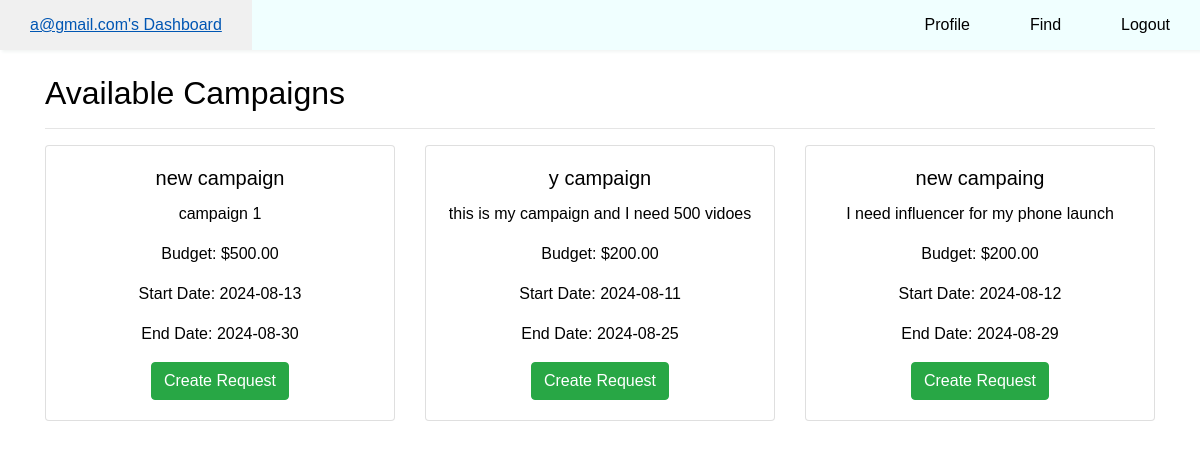
Screenshot of /findCampaigns (signed in) with the database file from the repository.
### model.py (models this page shows)
class User(db.Model):
    id = db.Column(db.Integer, primary_key = True)
    name = db.Column(db.String, unique = False, nullable = True, default=lambda: '')
    email = db.Column(db.String, unique = True, nullable = False)
    password = db.Column(db.String, nullable = False)
    isAdmin = db.Column(db.Boolean, default = False)
    isInfluencer = db.Column(db.Boolean, default = False)
    isSponsor = db.Column(db.Boolean, default = False)
    isBlacklist = db.Column(db.Boolean, default = False)
    influencer = db.relationship('Influencer', back_populates='user', cascade="all, delete-orphan", uselist=False)
    sponsor = db.relationship('Sponsor', back_populates='user', cascade="all, delete-orphan", uselist=False)

class Campaign(db.Model):
    campaign_id = db.Column(db.Integer, primary_key=True)
    sponsor_id = db.Column(db.Integer, db.ForeignKey('sponsor.sponsor_id'), nullable=False)
    title = db.Column(db.String, nullable=False)
    description = db.Column(db.Text, nullable=False)
    budget = db.Column(db.Numeric(10, 2), nullable=False)
    start_date = db.Column(db.Date, nullable=False)
    end_date = db.Column(db.Date, nullable=False)
    status = db.Column(db.String, nullable=False)
    niche = db.Column(db.String, nullable=False)
    isBlacklist = db.Column(db.Boolean, default=False)
    sponsor = db.relationship('Sponsor', back_populates='campaigns')
    requests = db.relationship('Request', back_populates='campaign', cascade="all, delete-orphan")

### app.py (the view, shortened to what this page needs)
@app.route('/findCampaigns',methods =['GET','POST'])
def findCampaigns():
    user = getUserInfo()
    if 'id' not in session:
        return redirect(url_for('login'))
    id = session['id']
    user = User.query.filter_by(id=id).first()
    if user is None or not user.isInfluencer:
        flash("You do not have permission to view campaigns.", "danger")
        return redirect(url_for('login'))
    activeCampaigns = Campaign.query.filter_by(status='Active').all()
    return render_template('findCampaigns.html', nav_type=user, activeCampaigns = activeCampaigns)

### helper.py (called while the page is built)
def getUserInfo():
    if 'id' in session:
        current_user = User.query.filter_by(id = session['id']).first()
        if current_user:
            usr_id = current_user.id
            email = current_user.email
            isAdmin = current_user.isAdmin
            isInfluencer = current_user.isInfluencer
            isSponsor = current_user.isSponsor
            isBlacklist = current_user.isBlacklist
            return {'usr_id':usr_id, 'email':email, 'isAdmin':isAdmin, 'isInfluencer':isInfluencer, 'isSponsor':isSponsor,'isBlacklist':isBlacklist}
        else:
            return None

### templates/findCampaigns.html (shortened to what this page needs)
{% extends './layouts/layout.html' %}
{% block body %}
    {% include './components/navbar.html' %}
    {% include './components/influencer/findCampaigns.html' %}
{% endblock %}

### templates/components/navbar.html (shortened to what this page needs)
<nav>
    <ul>
        {% if nav_type.isInfluencer == 1 %}
        <li><a href="{{ url_for('index') }}">{{ nav_type.email }}'s Dashboard</a></li>
        <li><a href="{{ url_for('profile') }}">Profile</a></li>
        <li><a href="{{ url_for('findCampaigns') }}">Find</a></li>
        <li><a href="{{ url_for('logout') }}">Logout</a></li>
        {% endif %}
    </ul>
</nav>

### templates/components/influencer/findCampaigns.html
<div class="container mt-4">
    <h2>Available Campaigns</h2>
    <hr>
    <div class="row">
        {% for campaign in activeCampaigns %}
        <div class="col-md-4 mb-4">
            <div class="card">
                <div class="card-body text-center">
                    <h5 class="card-title">{{ campaign.title }}</h5>
                    <p>{{ campaign.description }}</p>
                    <p>Budget: ${{ campaign.budget }}</p>
                    <p>Start Date: {{ campaign.start_date }}</p>
                    <p>End Date: {{ campaign.end_date }}</p>
                    <a href="{{ url_for('createRequest', campaign_id=campaign.campaign_id) }}" class="btn btn-success">
                        Create Request
                    </a>
                </div>
            </div>
        </div>
        {% endfor %}
    </div>
</div>

### static/style.css (style rules this page uses)
* { margin:0; padding:0; }
body { padding: 0; margin: 0; font-family: 'Franklin Gothic Medium', 'Arial Narrow', Arial, sans-serif; color: #000; min-height: 100vh; }
nav { background-color: azure; box-shadow: 2px 2px 3px rgb(242,245,244); }
nav ul { width: 100%; list-style: none; display: flex; justify-content: flex-end; align-items: center; }
nav li { height: 50px; }
nav a { height: 100%; padding: 0 30px; text-decoration: none; display: flex; align-items: center; color: black; }
nav li:first-child { margin-right: auto; }

### rows the page displays
User: email "a@gmail.com"
Campaign: title "new campaign", description "campaign 1", budget "500.00", start_date "2024-08-13", end_date "2024-08-30"
Campaign: title "y campaign", description "this is my campaign and I need 500 vidoes", budget "200.00", start_date "2024-08-11", end_date "2024-08-25"
Campaign: title "new campaing", description "I need influencer for my phone launch", budget "200.00", start_date "2024-08-12", end_date "2024-08-29"
